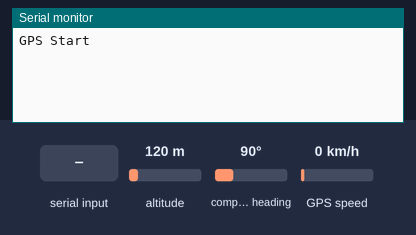
A sketch run on a simulated Arduino Uno, built with avr-gcc and run on an emulated ATmega328P. Parts: the last lines printed to the serial monitor. The test bench sets the inputs (shaded band); at power-on: altitude 120 m, GPS speed 0 km/h, compass heading 90°. The GPS gets a fix after 3 s at 37.7749, -122.4194 with 8 satellites.

Above: at 1.3 s.
1.4 s: altitude set to 20 m
At 4.0 s:
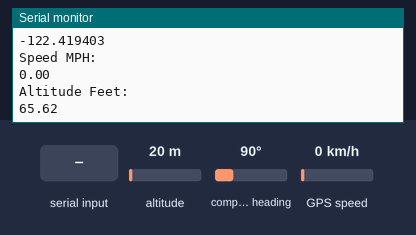
4.6 s: GPS speed set to 2 km/h
At 5.9 s:
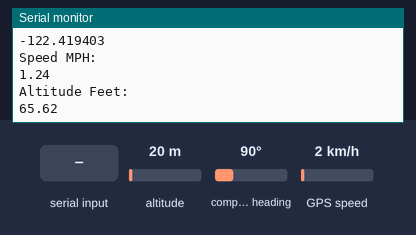
6.1 s: compass heading set to 180°
7.6 s: "1" received over the second serial link
At 8.0 s:
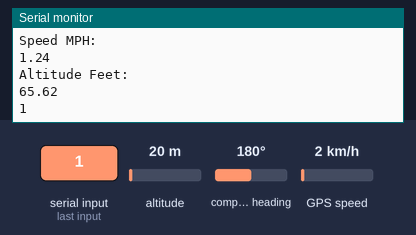
9.1 s: "0" received over the second serial link
Timing chart, 0 to 11.6 s (numbered marks = the images above; inputs shaded):
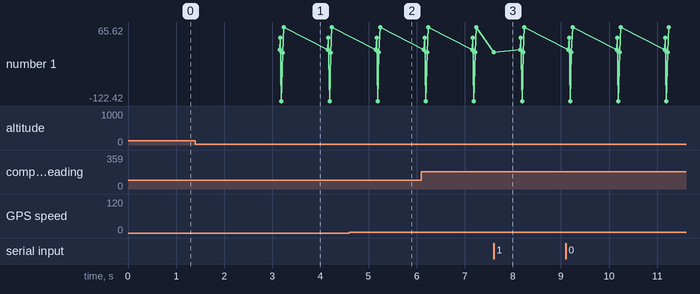

Measured:
- after the input at 1.4 s, the serial monitor: prints a new line after 1.8 s (image 1)
- after the input at 4.6 s, the serial monitor: prints a new line after 0.62 s (image 2)
- after the input at 7.6 s, the serial monitor: prints a new line at once (image 3)

The sketch:

GsmSendsms.ino
```cpp
#include <SoftwareSerial.h>
#include <TinyGPS++.h>

SoftwareSerial serial_connection(10, 11); //RX=pin 10, TX=pin 11
TinyGPSPlus gps;//This is the GPS object that will pretty much do all the grunt work with the NMEA data
SoftwareSerial mySerial(9, 10);

void setup()
{
  mySerial.begin(9600);   // Setting the baud rate of GSM Module
  Serial.begin(9600);    // Setting the baud rate of Serial Monitor (Arduino)
  serial_connection.begin(9600);//This opens up communications to the GPS
  Serial.println("GPS Start");//Just show to the monitor that the sketch has started

  delay(100);
}


void loop()
{
 while(serial_connection.available())//While there are characters to come from the GPS
  {
    gps.encode(serial_connection.read());//This feeds the serial NMEA data into the library one char at a time
  }
  if(gps.location.isUpdated())//This will pretty much be fired all the time anyway but will at least reduce it to only after a package of NMEA data comes in
  {
    //Get the latest info from the gps object which it derived from the data sent by the GPS unit
    Serial.println("Satellite Count:");
    Serial.println(gps.satellites.value());
    Serial.println("Latitude:");
    Serial.println(gps.location.lat(), 6);
    Serial.println("Longitude:");
    Serial.println(gps.location.lng(), 6);
    Serial.println("Speed MPH:");
    Serial.println(gps.speed.mph());
    Serial.println("Altitude Feet:");
    Serial.println(gps.altitude.feet());
    Serial.println("");
  }


  if (Serial.available()>0)
      SendMessage(gps.location.lat(),gps.location.lng());

 if (mySerial.available()>0)
   Serial.write(mySerial.read());
}


 void SendMessage(float lat,float log)
{
  mySerial.println("AT+CMGF=1");    //Sets the GSM Module in Text Mode
  delay(1000);  // Delay of 1000 milli seconds or 1 second
  mySerial.println("AT+CMGS=\"+91xxxxxxxxxxx\"\r"); // Replace x with mobile number
  delay(1000);
  mySerial.println(lat);
  mySerial.println(log);// The SMS text you want to send
  delay(100);
   mySerial.println((char)26);// ASCII code of CTRL+Z
  delay(1000);
}
```
